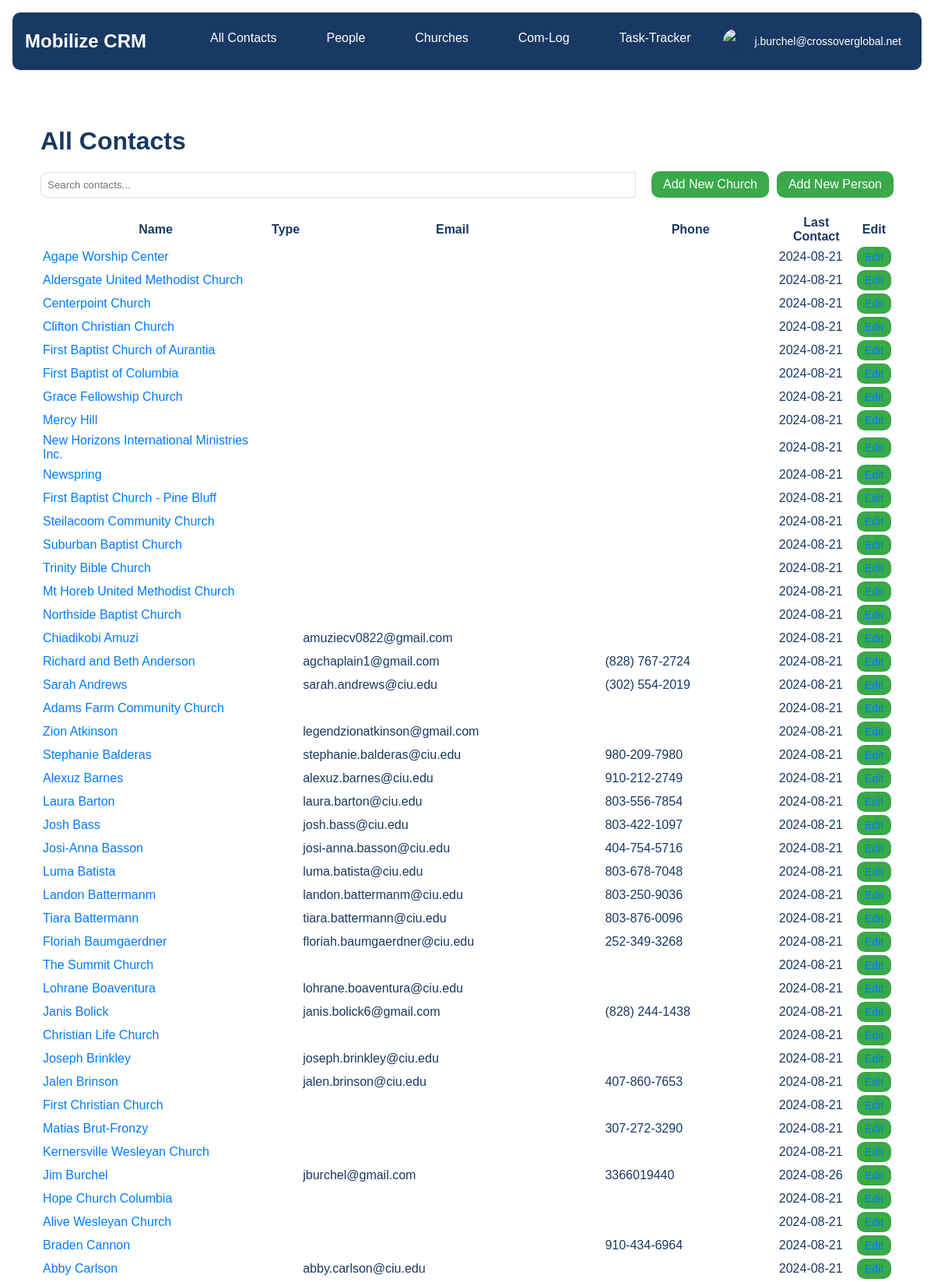
The page /contacts/ (signed in, upper part) on the database its author committed.
### userprofile/models.py (models this page shows, shortened)
class CustomUser(AbstractUser):
    profile_image = models.ImageField(upload_to='profile_images/', null=True, blank=True)
    profile_thumbnail = models.ImageField(upload_to='profile_thumbnails/', null=True, blank=True)
    email_signature = models.TextField(blank=True, null=True)
    signature_logo = models.ImageField(upload_to='signature_logos/', null=True, blank=True)
    groups = models.ManyToManyField(
        'auth.Group',
        verbose_name='groups',
        blank=True,
        help_text='The groups this user belongs to. A user will get all permissions granted to each of their groups.',
        related_name='customuser_set',
        related_query_name='customuser',
    )
    user_permissions = models.ManyToManyField(
        'auth.Permission',
        verbose_name='user permissions',
        blank=True,
        help_text='Specific permissions for this user.',
        related_name='customuser_set',
        related_query_name='customuser',
    )

### contacts/models.py (models this page shows, shortened)
class Contact(models.Model):
    STATE = (
        ('al', 'AL'), ('ak', 'AK'), ('az', 'AZ'), ('ar', 'AR'), ('ca', 'CA'),('co', 'CO'),('ct', 'CT'),('de', 'DE'), ('fl', 'FL'), ('ga', 'GA'),
        ('hi', 'HI'), ('id', 'ID'), ('il', 'IL'), ('in', 'IN'), ('ia', 'IA'), ('ks', 'KS'), ('ky', 'KY'), ('la', 'LA'), ('me', 'ME'),
        ('md', 'MD'), ('ma', 'MA'), ('mi', 'MI'), ('mn', 'MN'), ('ms', 'MS'), ('mo', 'MO'), ('mt', 'MT'), ('ne', 'NE'), ('nv', 'NV'),
        ('nh', 'NH'), ('nj', 'NJ'), ('nm', 'NM'), ('ny', 'NY'), ('nc', 'NC'), ('nd', 'ND'), ('oh', 'OH'), ('ok', 'OK'), ('or', 'OR'),
        ('pa', 'PA'), ('ri', 'RI'), ('sc', 'SC'), ('sd', 'SD'), ('tn', 'TN'), ('tx', 'TX'), ('ut', 'UT'), ('vt', 'VT'), ('va', 'VA'),
        ('wa', 'WA'), ('wv', 'WV'), ('wi', 'WI'), ('wy', 'WY'),('dc', 'DC')
    )
    PREFERRED_CONTACT_METHODS = (
        ('email', 'Email'),('phone', 'Phone'),('text', 'Text'),('Facebook Messanger',
        'Facebook Messanger'),('whatsapp', 'Whatsapp'),('groupme', 'Groupme'),('signal', 'Signal'),('other', 'Other')
    )
    church_name = models.CharField(max_length=100, null=True, blank=True)
    first_name = models.CharField(max_length=100)
    last_name = models.CharField(max_length=100)
    image = models.ImageField(upload_to=get_image_path, null=True, blank=True)
    preferred_contact_method = models.CharField(max_length=100, choices=PREFERRED_CONTACT_METHODS)
    phone = models.CharField(max_length=50)
    email = models.EmailField()
    street_address = models.CharField(max_length=200, null=True, blank=True)
    city = models.CharField(max_length=100, null=True, blank=True)
    state = models.CharField(max_length=2, choices=STATE, null=True, blank=True)
    zip_code = models.CharField(max_length=10, null=True, blank=True)
    initial_notes = models.TextField(null=True, blank=True)
    date_created = models.DateField(auto_now_add=True,null=True, blank=True)
    date_modified = models.DateField(auto_now=True,null=True, blank=True)
    def get_name(self):
        if hasattr(self, 'church'):
            return self.church.church_name or "Unnamed Church"
        elif hasattr(self, 'people'):
            return f"{self.people.first_name} {self.people.last_name}".strip() or "Unnamed Person"
        else:
            return self.church_name or f"{self.first_name} {self.last_name}".strip() or "Unnamed Contact"

### contacts/views.py (the view)
# urls.py: path('', views.ContactListView.as_view(), name='contact_list'),
@method_decorator(login_required, name='dispatch')
class ContactListView(ListView):
    model = Contact
    template_name = 'contacts/contact_list.html'
    context_object_name = 'contacts'
    def get_queryset(self):
        return Contact.objects.select_related('people', 'church').order_by('last_name', 'first_name')
    def get_context_data(self, **kwargs):
        context = super().get_context_data(**kwargs)
        contacts_data = []
        for contact in context['contacts']:
            if hasattr(contact, 'people'):
                person_type = contact.people.person_type
                person_type_display = contact.people.person_type_display
            else:
                person_type = ''
                person_type_display = ''
            contact_dict = {
                'id': contact.id,
                'name': contact.get_name(),
                'type': 'Person' if hasattr(contact, 'people') else 'Church',
                'email': contact.email,
                'phone': contact.phone,
                'last_contact': contact.date_modified.strftime('%Y-%m-%d') if contact.date_modified else '',
                'person_type': person_type,
                'person_type_display': person_type_display
            }
            contacts_data.append(contact_dict)
        context['contacts_json'] = json.dumps(contacts_data)
        return context

### contacts/models.py (called while the page is built)
    @property
    def person_type_display(self):
        return dict(self.PERSON_TYPE_CHOICES).get(self.person_type, '')

### contacts/templates/contacts/contact_list.html (shortened to what this page needs)
{% extends 'core/base.html' %}
{% load static %}
{% block extra_css %}
<link rel="stylesheet" href="{% static 'css/contacts_list.css' %}">
{% endblock %}
{% block content %}
<div class="container">
    <h1>All Contacts</h1>
    <div class="actions">
        <div class="search-bar">
            <input type="text" id="contact-search" placeholder="Search contacts...">
        </div>
        <div class="add-buttons">
            <a href="{% url 'contacts:add_contact' contact_type='church' %}" class="btn btn-primary">Add New Church</a>
            <a href="{% url 'contacts:add_contact' contact_type='people' %}" class="btn btn-primary">Add New Person</a>
        </div>
    </div>
    <table class="table">
            <thead>
                <tr>
                    <th>Name</th>
                    <th>Type</th>
                    <th>Email</th>
                    <th>Phone</th>
                    <th>Last Contact</th>
                    <th>Edit</th>
                </tr>
            </thead>
        <tbody id="contacts-body">
            {% for contact in contacts %}
                <tr>
                    <td>
                        {% if contact.church %}
                            <a href="{% url 'contacts:church_detail' contact.church.id %}">{{ contact.church.church_name }}</a>
                        {% elif contact.people %}
                            <a href="{% url 'contacts:person_detail' contact.people.id %}">{{ contact.people.first_name }} {{ contact.people.last_name }}</a>
                        {% else %}
                            {{ contact.get_name }}
                        {% endif %}
                    </td>
                    <td>{{ contact.get_type_display }}</td>
                    <td>{{ contact.email }}</td>
                    <td>{{ contact.phone }}</td>
                    <td>{{ contact.date_modified|date:"Y-m-d" }}</td>
                    <td>
                        {% if contact.church %}
                            <a href="{% url 'contacts:church_edit' contact.church.id %}" class="btn btn-sm btn-warning">Edit</a>
                        {% elif contact.people %}
                            <a href="{% url 'contacts:person_edit' contact.people.id %}" class="btn btn-sm btn-warning  ">Edit</a>
                        {% endif %}
                    </td>
                </tr>
            {% empty %}
                <tr>
                    <td colspan="6">No contacts found.</td>
                </tr>
            {% endfor %}
        </tbody>
    </table>
</div>
{% endblock %}

### core/templates/core/partials/nav.html (shortened to what this page needs)
{% load static %}
<nav class="navbar">
    <a href="/" class="navbar-brand">Mobilize CRM</a>
    <div class="navbar-menu">
        <a href="{% url 'contacts:contact_list' %}" class="navbar-item {% if request.resolver_match.url_name == 'all_contacts' %}active{% endif %}">All Contacts</a>
        <a href="{% url 'contacts:people_list' %}" class="navbar-item {% if request.resolver_match.url_name == 'people_list' %}active{% endif %}">People</a>
        <a href="{% url 'contacts:church_list' %}" class="navbar-item {% if request.resolver_match.url_name == 'church_list' %}active{% endif %}">Churches</a>
        <a href=" {% url 'com_log:list' %}" class="navbar-item {% if request.resolver_match.url_name == 'com_log' %}active{% endif %}">Com-Log</a>
        <a href="{% url 'task_tracker:task_list' %}" class="navbar-item {% if request.resolver_match.url_name == 'task_tracker' %}active{% endif %}">Task-Tracker</a>
        {% if user.is_authenticated %}
            <div class="user-menu">
                {% if user.has_profile_thumbnail %}
                    <img src="{{ user.profile_thumbnail.url }}" alt="{{ user.username }}" class="user-avatar">
                {% elif user.has_profile_image %}
                    <img src="{{ user.profile_image.url }}" alt="{{ user.username }}" class="user-avatar">
                {% else %}
                    <img src="{% static 'images/default_thumbnail.png' %}" alt="{{ user.username }}" class="user-avatar">
                {% endif %}
                <span class="user-menu-text">{{ user.username }}</span>
            </div>
        {% else %}
            <a href="{% url 'userprofile:login' %}" class="navbar-item {% if request.resolver_match.url_name == 'login' %}active{% endif %}">Login</a>
        {% endif %}
    </div>
</nav>
<antArtifact identifier="navbar-template-with-debug" type="application/vnd.ant.code" language="html" title="core/templates/core/partials/nav.html (dropdown-content section)">

### static/css/contacts_list.css (style rules this page uses)
:root { --pipeline-start: #183963; --pipeline-end: #39A949; --primary-white: #FFFFFF; --light-gray: #f0f0f0; --border-color: #e0e0e0; --border-radius: 10px; }
body { font-family: Arial, sans-serif; margin: 0; padding: 0; background-color: var(--primary-white); color: var(--pipeline-start); }
.container { max-width: 1500px; margin: 0 auto; padding: 20px; }
h1 { color: var(--pipeline-start); margin-bottom: 20px; }
.actions { display: flex; justify-content: space-between; align-items: center; margin-bottom: 20px }
.search-bar { display: flex; align-items: center; flex: 1; min-width: 200px; margin-right: 20px; }
.search-bar input[type="text"] { flex: 1; min-width: 100px; padding: 8px; border: 1px solid var(--border-color); border-radius: 10px 0 0 10px; margin-right: 0; }
.btn { padding: 8px 15px; border: none; cursor: pointer; text-decoration: none; display: inline-block; border-radius: 10px; white-space: nowrap; }
.btn-primary { background-color: var(--pipeline-end); color: var(--primary-white); }
.btn-sm { padding: 5px 10px; font-size: 0.875rem; border-radius: 10px; margin: auto; }
.btn-warning { background-color: var(--pipeline-end); color: var(--primary-white); }
.add-buttons { display: flex; gap: 10px; flex-shrink: 0; }
.add-buttons .btn-primary { width: auto; }
#contacts-body td a { color: #007bff; text-decoration: none; }

### static/css/main.css (style rules this page uses)
:root { --primary-blue: #183963; --primary-green: #39A949; --primary-gray: #7F7F7F; --primary-white: #FFFFFF; }
body { margin: 0; font-family: Arial, sans-serif; color: var(--primary-blue); background-color: var(--primary-white); }
.navbar { background-color: var(--primary-blue); padding: 1rem; display: flex; justify-content: space-between; align-items: center; margin: 1rem; border-radius: 10px; margin-bottom: auto !important; }
.navbar-brand { color: var(--primary-white); text-decoration: none; font-size: 1.5rem; font-weight: bold; }
.navbar-menu { display: flex; border-radius: 10px; }
.navbar-item { color: var(--primary-white); text-decoration: none; padding: 0.5rem 1rem; margin: 0 1rem; transition: background-color 0.3s; background-color: var(--primary-blue); border-radius: 10px !important; }
.user-menu { position: relative; display: flex; align-items: center; cursor: pointer; padding: 5px 10px; border-radius: 15px; transition: background-color 0.3s ease; }
.user-avatar { width: 32px; height: 32px; border-radius: 50%; object-fit: cover; margin-right: 8px; }
.user-menu-text { color: var(--primary-white); font-size: 14px; }

### rows shown on the page
CustomUser: username "j.burchel@crossoverglobal.net"
Contact: church.church_name "Agape Worship Center", date_modified "2024-08-21", shows "Edit"
Contact: church.church_name "Aldersgate United Methodist Church", date_modified "2024-08-21", shows "Edit"
Contact: church.church_name "Centerpoint Church", date_modified "2024-08-21", shows "Edit"
Contact: church.church_name "Clifton Christian Church", date_modified "2024-08-21", shows "Edit"
Contact: church.church_name "First Baptist Church of Aurantia", date_modified "2024-08-21", shows "Edit"
Contact: church.church_name "First Baptist of Columbia", date_modified "2024-08-21", shows "Edit"
Contact: church.church_name "Grace Fellowship Church", date_modified "2024-08-21", shows "Edit"
Contact: church.church_name "Mercy Hill", date_modified "2024-08-21", shows "Edit"
Contact: church.church_name "New Horizons International Ministries Inc.", date_modified "2024-08-21", shows "Edit"
Contact: church.church_name "Newspring", date_modified "2024-08-21", shows "Edit"
Contact: church.church_name "First Baptist Church - Pine Bluff", date_modified "2024-08-21", shows "Edit"
Contact: church.church_name "Steilacoom Community Church", date_modified "2024-08-21", shows "Edit"
Contact: church.church_name "Suburban Baptist Church", date_modified "2024-08-21", shows "Edit"
Contact: church.church_name "Trinity Bible Church", date_modified "2024-08-21", shows "Edit"
Contact: church.church_name "Mt Horeb United Methodist Church", date_modified "2024-08-21", shows "Edit"
Contact: church.church_name "Northside Baptist Church", date_modified "2024-08-21", shows "Edit"
Contact: people.first_name "Chiadikobi", people.last_name "Amuzi", email "amuziecv0822@gmail.com", date_modified "2024-08-21", shows "Edit"
Contact: people.first_name "Richard and Beth", people.last_name "Anderson", email "agchaplain1@gmail.com", phone "(828) 767-2724", date_modified "2024-08-21", shows "Edit"
Contact: people.first_name "Sarah", people.last_name "Andrews", email "sarah.andrews@ciu.edu", phone "(302) 554-2019", date_modified "2024-08-21", shows "Edit"
Contact: church.church_name "Adams Farm Community Church", date_modified "2024-08-21", shows "Edit"
Contact: people.first_name "Zion", people.last_name "Atkinson", email "legendzionatkinson@gmail.com", date_modified "2024-08-21", shows "Edit"
Contact: people.first_name "Stephanie", people.last_name "Balderas", email "stephanie.balderas@ciu.edu", phone "980-209-7980", date_modified "2024-08-21", shows "Edit"
Contact: people.first_name "Alexuz", people.last_name "Barnes", email "alexuz.barnes@ciu.edu", phone "910-212-2749", date_modified "2024-08-21", shows "Edit"
Contact: people.first_name "Laura", people.last_name "Barton", email "laura.barton@ciu.edu", phone "803-556-7854", date_modified "2024-08-21", shows "Edit"
Contact: people.first_name "Josh", people.last_name "Bass", email "josh.bass@ciu.edu", phone "803-422-1097", date_modified "2024-08-21", shows "Edit"
Contact: people.first_name "Josi-Anna", people.last_name "Basson", email "josi-anna.basson@ciu.edu", phone "404-754-5716", date_modified "2024-08-21", shows "Edit"
Contact: people.first_name "Luma", people.last_name "Batista", email "luma.batista@ciu.edu", phone "803-678-7048", date_modified "2024-08-21", shows "Edit"
Contact: people.first_name "Landon", people.last_name "Battermanm", email "landon.battermanm@ciu.edu", phone "803-250-9036", date_modified "2024-08-21", shows "Edit"
Contact: people.first_name "Tiara", people.last_name "Battermann", email "tiara.battermann@ciu.edu", phone "803-876-0096", date_modified "2024-08-21", shows "Edit"
Contact: people.first_name "Floriah", people.last_name "Baumgaerdner", email "floriah.baumgaerdner@ciu.edu", phone "252-349-3268", date_modified "2024-08-21", shows "Edit"
Contact: church.church_name "The Summit Church", date_modified "2024-08-21", shows "Edit"
Contact: people.first_name "Lohrane", people.last_name "Boaventura", email "lohrane.boaventura@ciu.edu", date_modified "2024-08-21", shows "Edit"
Contact: people.first_name "Janis", people.last_name "Bolick", email "janis.bolick6@gmail.com", phone "(828) 244-1438", date_modified "2024-08-21", shows "Edit"
Contact: church.church_name "Christian Life Church", date_modified "2024-08-21", shows "Edit"
Contact: people.first_name "Joseph", people.last_name "Brinkley", email "joseph.brinkley@ciu.edu", date_modified "2024-08-21", shows "Edit"
Contact: people.first_name "Jalen", people.last_name "Brinson", email "jalen.brinson@ciu.edu", phone "407-860-7653", date_modified "2024-08-21", shows "Edit"
Contact: church.church_name "First Christian Church", date_modified "2024-08-21", shows "Edit"
Contact: people.first_name "Matias", people.last_name "Brut-Fronzy", phone "307-272-3290", date_modified "2024-08-21", shows "Edit"
Contact: church.church_name "Kernersville Wesleyan Church", date_modified "2024-08-21", shows "Edit"
Contact: people.first_name "Jim", people.last_name "Burchel", email "jburchel@gmail.com", phone "3366019440", date_modified "2024-08-26", shows "Edit"
Contact: church.church_name "Hope Church Columbia", date_modified "2024-08-21", shows "Edit"
Contact: church.church_name "Alive Wesleyan Church", date_modified "2024-08-21", shows "Edit"
Contact: people.first_name "Braden", people.last_name "Cannon", phone "910-434-6964", date_modified "2024-08-21", shows "Edit"
Contact: people.first_name "Abby", people.last_name "Carlson", email "abby.carlson@ciu.edu", date_modified "2024-08-21", shows "Edit"
